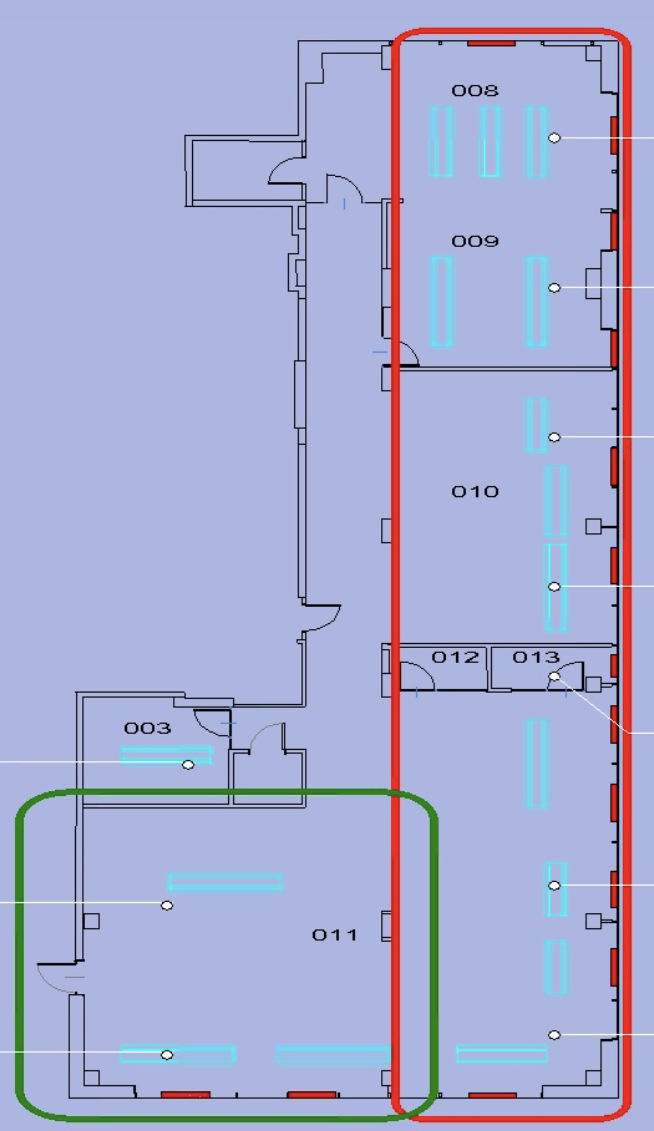
#> input picture PlanVectorizer/input/source.png, 654 x 1131 px
$ python -i color_masks.py   (imports and definitions only)
#> lines starting #> are read from the running program, lines starting #| are printed output that depends on the picture
#> further down, picture is the input picture: shape (1131, 654, 3); mean B, G, R 211.2, 173.9, 167.4
"""Color-based segmentation masks for architecture extraction."""

from __future__ import annotations

from dataclasses import dataclass

import cv2
import numpy as np


@dataclass(frozen=True)
class ColorMaskSettings:
    """Thresholds for basic architectural color segmentation."""

    dark_gray_max: int = 165
    dark_value_max: int = 170
    dark_saturation_max: int = 70
    dark_channel_spread_max: int = 55
    white_value_min: int = 215
    white_saturation_max: int = 35
    white_max_component_area: int = 400


@dataclass(frozen=True)
class SegmentationMasks:
    """Binary masks used by the architecture-only pipeline."""

    black_mask_raw: np.ndarray
    cyan_mask: np.ndarray
    colored_outline_mask: np.ndarray
    white_callout_mask: np.ndarray
    rejected_colored_mask: np.ndarray


# [54 lines left out: functions build_segmentation_masks, _build_black_mask, _build_cyan_mask, not called in this run]


def _build_colored_outline_mask(hsv_image: np.ndarray) -> np.ndarray:
    """Capture bright red, green, and purple annotation outlines."""
    red_1 = cv2.inRange(hsv_image, np.array([0, 70, 80], dtype=np.uint8), np.array([10, 255, 255], dtype=np.uint8))
#> red_1: shape (1131, 654); every value is 0
    red_2 = cv2.inRange(hsv_image, np.array([170, 70, 80], dtype=np.uint8), np.array([179, 255, 255], dtype=np.uint8))
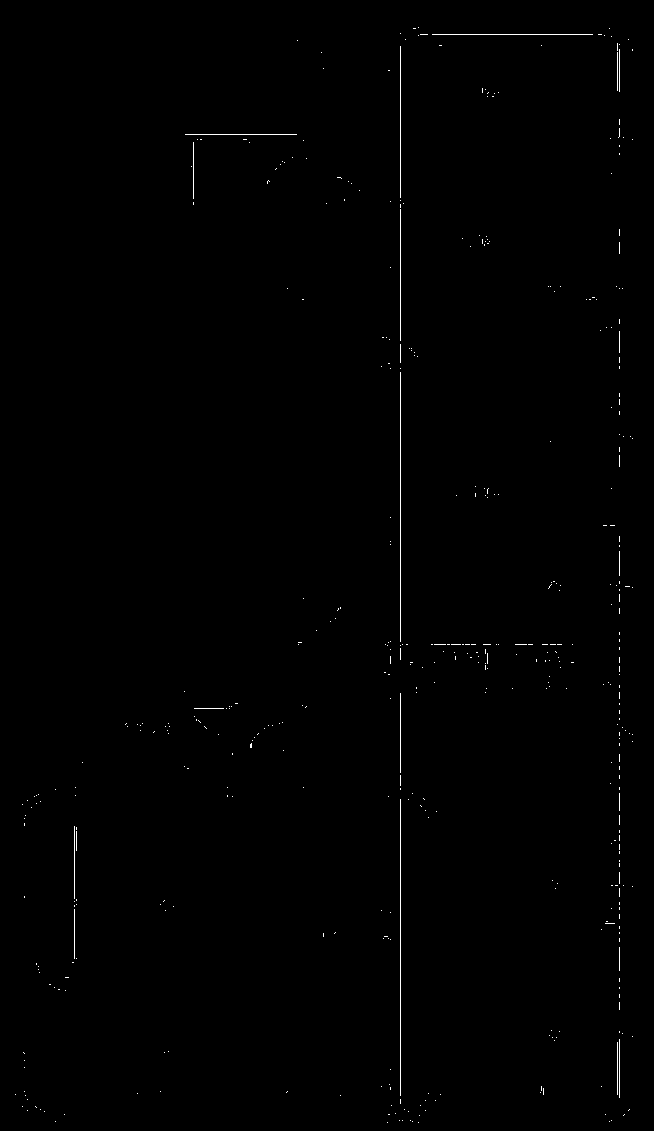
#> red_2: shape (1131, 654); 0.36% white in thin lines or dots
    green = cv2.inRange(hsv_image, np.array([35, 60, 70], dtype=np.uint8), np.array([85, 255, 255], dtype=np.uint8))
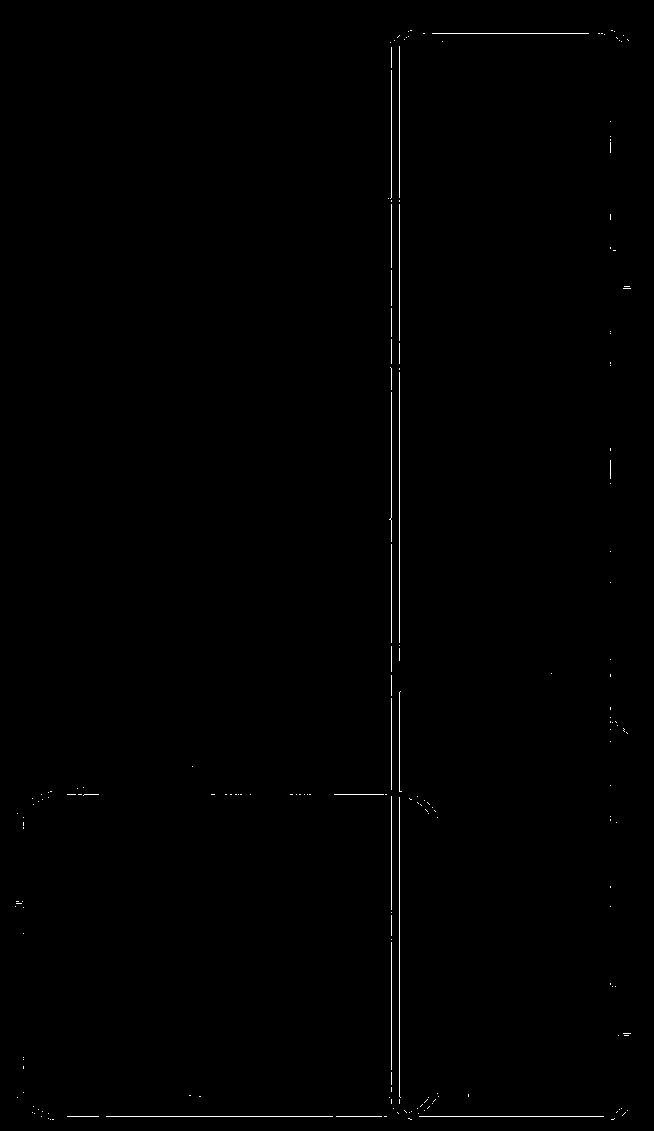
#> green: shape (1131, 654); 0.41% white in thin lines or dots
    purple = cv2.inRange(hsv_image, np.array([120, 50, 70], dtype=np.uint8), np.array([165, 255, 255], dtype=np.uint8))
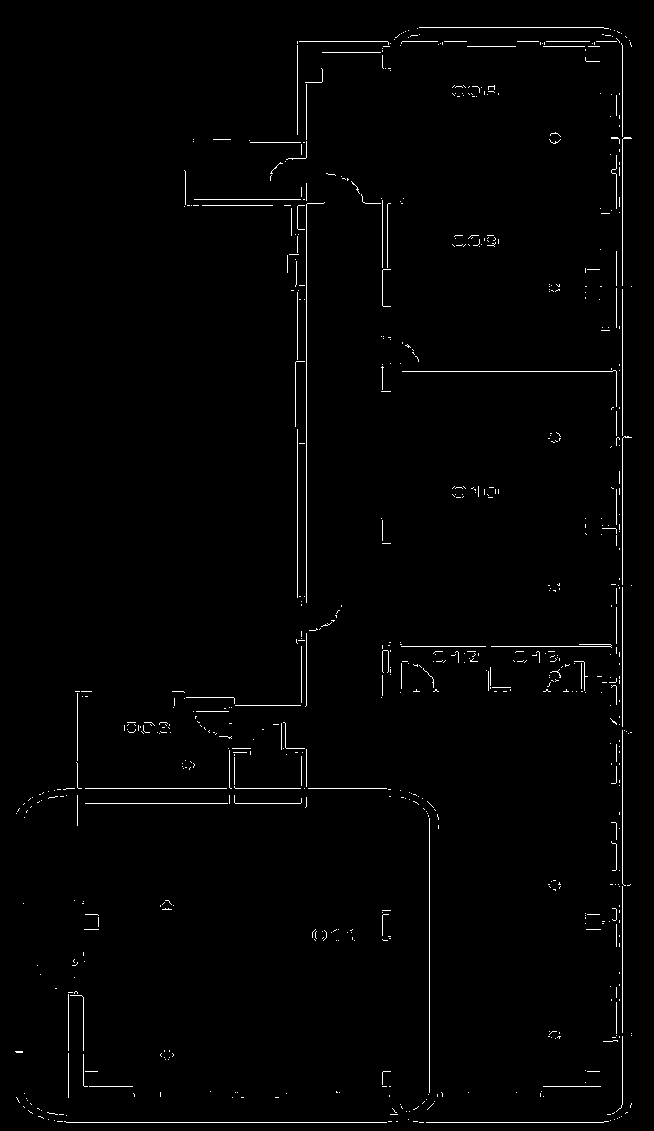
#> purple: shape (1131, 654); 1.2% white in thin lines or dots

    combined = cv2.bitwise_or(red_1, red_2)
    combined = cv2.bitwise_or(combined, green)
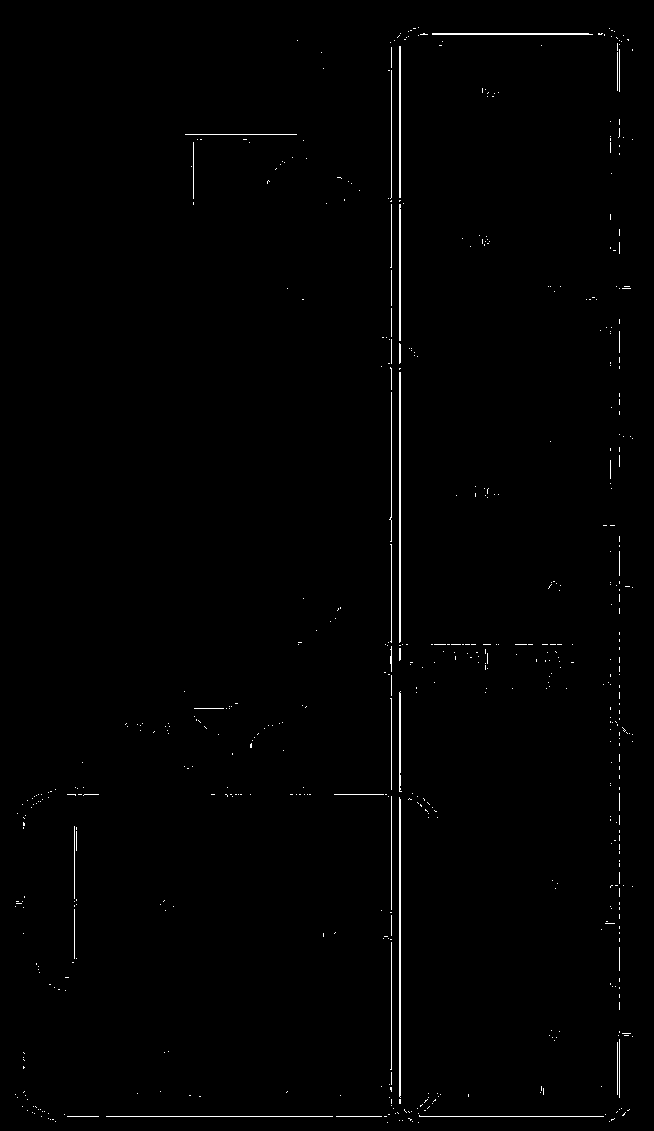
#> combined: shape (1131, 654); 0.78% white in thin lines or dots
    combined = cv2.bitwise_or(combined, purple)
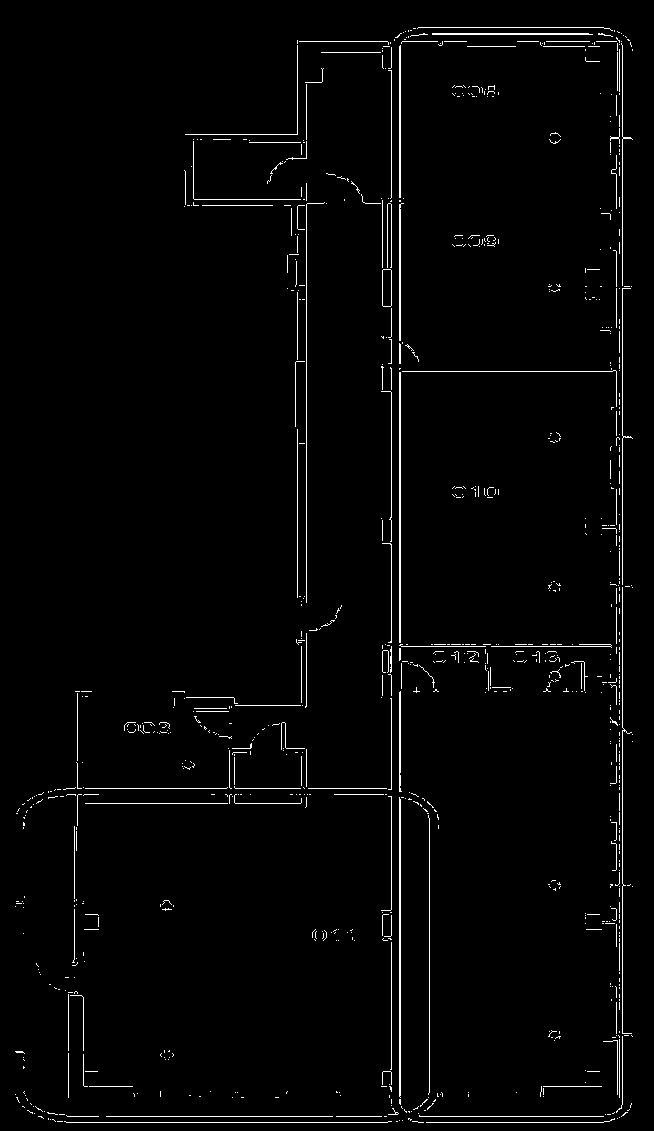
#> combined: shape (1131, 654); 2% white in thin lines or dots
    return combined


# [27 lines left out: functions _build_white_callout_mask, _keep_small_components, not called in this run]

>>> import cv2
>>> picture = cv2.imread('../../input/source.png')
>>> result = _build_colored_outline_mask(picture)
